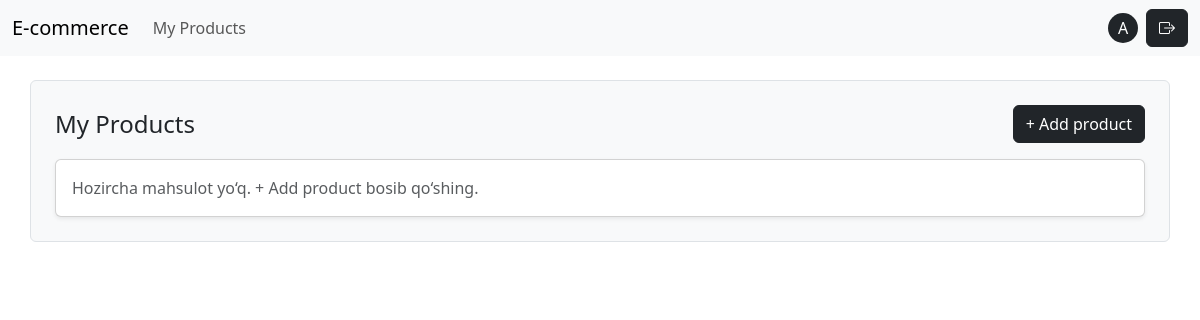
The page /seller/products/ (signed in) on the database as committed earlier.
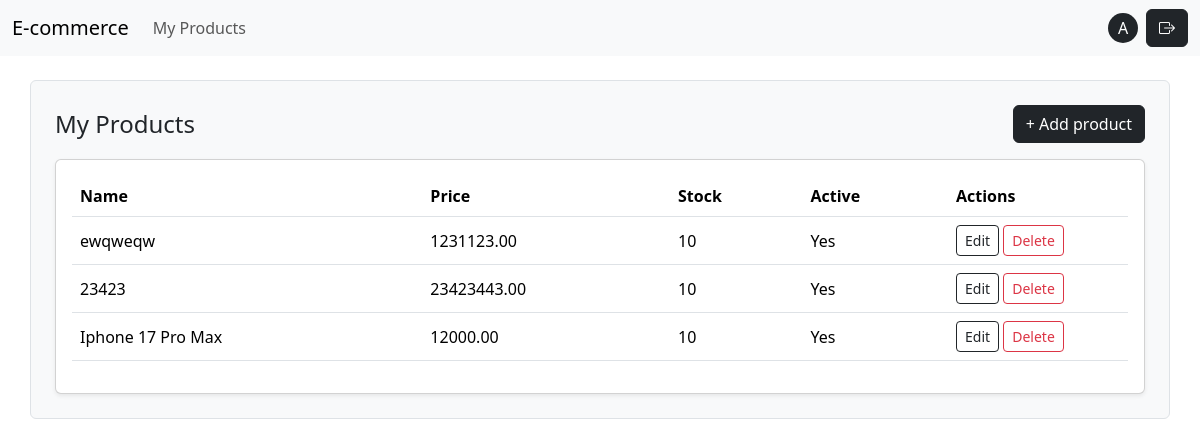
The same page on the database as committed later.
### accounts/models.py (models this page shows, shortened)
class User(AbstractUser):
    class Role(models.TextChoices):
        BUYER = "BUYER", "Buyer"
        SELLER = "SELLER", "Seller"
    role = models.CharField(
        choices=Role.choices,
        default=Role.BUYER
    )
    image = models.ImageField(upload_to="avatars/", null=True, blank=True)
    phone_number = models.CharField(max_length=13, help_text="+998998889911")
    address = models.CharField(max_length=255)

### catalog/models.py (models this page shows, shortened)
class Product(models.Model):
   seller = models.ForeignKey(settings.AUTH_USER_MODEL, on_delete=models.CASCADE, related_name='products')
   category = models.ForeignKey(Category, on_delete=models.SET_NULL,null=True, blank=True, related_name="products" )
   name = models.CharField(max_length=200)
   slug = models.SlugField(max_length=220, unique=True)
   price = models.DecimalField(max_digits=12, decimal_places=2)
   short_description = models.CharField(max_length=255, blank=True)
   description = models.TextField(blank=True)
   stock = models.PositiveIntegerField(default=0)
   is_active = models.BooleanField(default=True)
   main_image = models.ImageField(upload_to="products/main/", blank=True, null=True)
   created_at = models.DateTimeField(auto_now_add=True)

### catalog/views.py (the view)
# urls.py: path("seller/products/", views.SellerProductListView.as_view(), name="seller_products"),
class SellerProductListView(SellerRequiredMixin, ListView):
   model = Product
   template_name = "catalog/seller/product_list.html"
   context_object_name = "products"
   paginate_by = 10
   def get_queryset(self):
       return Product.objects.filter(seller=self.request.user).order_by("-created_at")

### catalog/mixins.py (called while the page is built)
    def test_func(self):
        user = self.request.user
        return user.is_authenticated and getattr(user , "role", None) == 'SELLER'

### templates/catalog/seller/product_list.html (shortened to what this page needs)
{% extends "base.html" %}
{% block body %}
<div class="container p-4 border rounded my-4 bg-light">
    <div class="d-flex justify-content-between align-items-center mb-3">
 <h1 class="h4 mb-0">My Products</h1>
 <a class="btn btn-dark" href="{% url 'seller_product_add' %}">+ Add product</a>
</div>
<div class="card shadow-sm">
 <div class="card-body">
   {% if products %}
     <div class="table-responsive">
       <table class="table align-middle">
         <thead>
           <tr>
             <th>Name</th>
             <th>Price</th>
             <th>Stock</th>
             <th>Active</th>
             <th style="width:180px;">Actions</th>
           </tr>
         </thead>
         <tbody>
           {% for p in products %}
             <tr>
               <td>{{ p.name }}</td>
               <td>{{ p.price }}</td>
               <td>{{ p.stock }}</td>
               <td>{% if p.is_active %}Yes{% else %}No{% endif %}</td>
               <td>
                 <a class="btn btn-sm btn-outline-dark" href="{% url 'seller_product_edit' p.pk %}">Edit</a>
                 <a class="btn btn-sm btn-outline-danger" href="{% url 'seller_product_delete' p.pk %}">Delete</a>
               </td>
             </tr>
           {% endfor %}
         </tbody>
       </table>
     </div>
   {% else %}
     <p class="text-muted mb-0">Hozircha mahsulot yo‘q. + Add product bosib qo‘shing.</p>
   {% endif %}
 </div>
</div>
</div>
{% endblock %}

### templates/base.html (shortened to what this page needs)
{% load static %}
<!DOCTYPE html>
<html lang="en">
<head>
    <link rel="stylesheet" href="https://cdn.jsdelivr.net/npm/bootstrap-icons@1.13.1/font/bootstrap-icons.min.css">
    <link rel="stylesheet" href="{% static 'css/style.css' %}">
    <link href="https://cdn.jsdelivr.net/npm/bootstrap@5.3.8/dist/css/bootstrap.min.css" rel="stylesheet">
</head>
<body>
    {% include 'includes/navbar.html' %}
    {% block body %}
    {% endblock body %}
</body>
</html>

### templates/includes/navbar.html (shortened to what this page needs)
<nav class="navbar navbar-expand-lg bg-body-tertiary">
  <div class="container-fluid">
    <a class="navbar-brand" href="/">E-commerce</a>
    <div class="collapse navbar-collapse" id="navbarSupportedContent">
      <ul class="navbar-nav me-auto mb-2 mb-lg-0">
        <li class="nav-item">
          {% if request.user.is_authenticated and request.user.role == "SELLER" %}
            <a class="nav-link" href="{% url 'seller_products' %}">
              My Products
            </a>
{% endif %}
        </li>
      </ul>
      <div class="right d-flex justify-content-center align-items-center">
        {% if user.is_authenticated %}
         <a href="{% url 'profile_detail' %}" style="width:30px;height:30px;" class="text-decoration-none mx-2 rounded rounded-circle bg-dark text-white d-flex justify-content-center align-items-center">
                {{ user.username|slice:1|title }}
          </a>
          <form method="post" action="{% url 'logout' %}">
            <button class="btn btn-dark"><i class="bi bi-box-arrow-right"></i></button>
          </form>
          {% else %}
          <a class="btn btn-dark mx-2" href="{% url 'login' %}">Login</a>
          <a class="btn btn-secondary" href="{% url 'signup' %}">Signup</a>
          {%endif%}
      </div>
    </div>
  </div>
</nav>

Rows that differ between the two databases and show on the page:
added Product: name "ewqweqw", price "1231123.00", stock "10", is_active "Yes"
added Product: name "23423", price "23423443.00", stock "10", is_active "Yes"
added Product: name "Iphone 17 Pro Max", price "12000.00", stock "10", is_active "Yes"
Other text that changed with them:
text no longer shown: "Hozircha mahsulot yo‘q. + Add product bosib qo‘shing."
text now shown: "Name Price Stock Active Actions"
